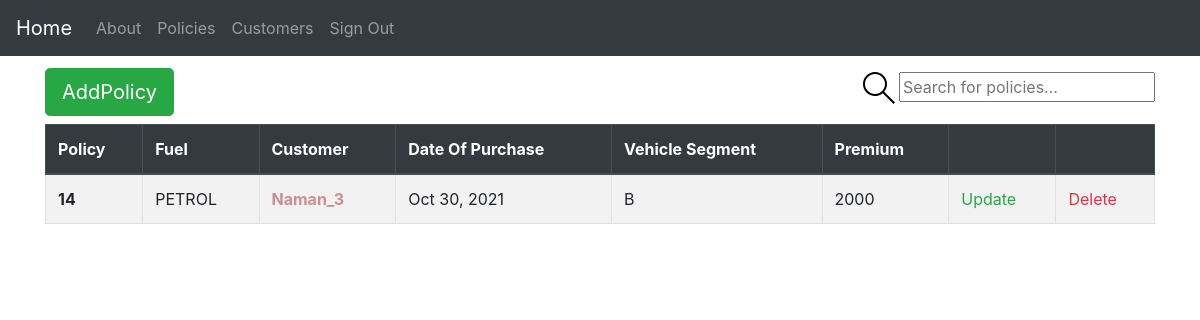
Before: /policies/ (signed in) with the older database file.
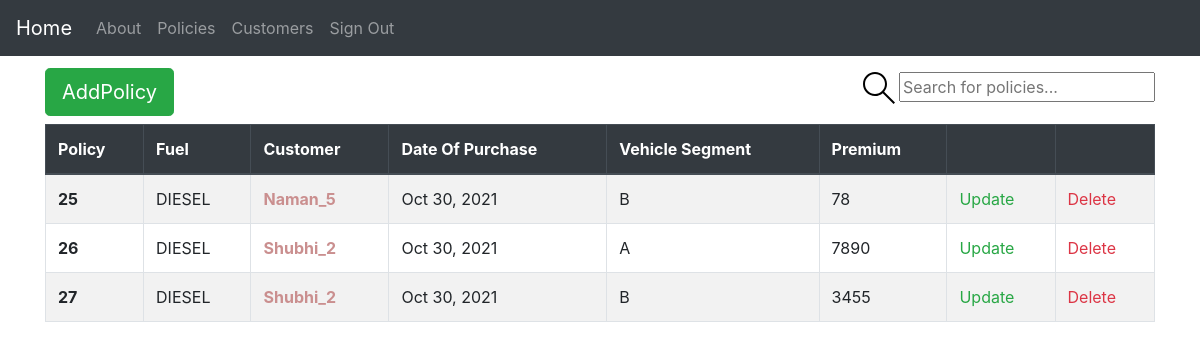
After: the same page with the newer database file.
### insurance/base/models.py (models this page shows, shortened)
class BaseModel(models.Model):
    created_at = models.DateTimeField(auto_now_add=True)
    updated_at = models.DateTimeField(auto_now=True)
    class Meta:
        abstract = True

class Policy(BaseModel):
    FUEL_CHOICES = (
        ("CNG", "cng"),
        ("DIESEL", "diesel"),
        ("PETROL", "petrol"),
    )
    VEHICLE_SEGMENT = (
        ("A", "A"),
        ("B", "B"),
        ("C", "C"),
    )
    fuel = models.CharField(max_length=50, choices=FUEL_CHOICES)
    customer = models.ForeignKey(
        Customer, related_name="policies", on_delete=models.CASCADE
    )
    vehicle_segment = models.CharField(max_length=50, choices=VEHICLE_SEGMENT)
    premium = models.IntegerField(
        validators=[MinValueValidator(0), MaxValueValidator(100000)]
    )
    class Meta:
        verbose_name = "Policy"
        verbose_name_plural = "Policies"
        ordering = ("created_at",)

class Customer(BaseModel):
    GENDER_CHOICES = (
        ("Male", "Male"),
        ("Female", "Female"),
        ("Other", "Other"),
    )
    INCOME_CHOICES = (
        ("0-25k", "0-$25k"),
        (">$70", ">$70K"),
        ("$25-$70", "$25-$70K"),
    )
    REGION_CHOICES = (
        ("east", "east"),
        ("west", "west"),
        ("south", "south"),
        ("north", "north"),
    )
    name = models.CharField(max_length=50)
    gender = models.CharField(max_length=50, choices=GENDER_CHOICES)
    income_group = models.CharField(max_length=50, choices=INCOME_CHOICES)
    region = models.CharField(max_length=50, choices=REGION_CHOICES)
    marital_status = models.BooleanField(default=False)
    class Meta:
        verbose_name = "Customer"
        verbose_name_plural = "Customers"
    def __str__(self):
        return f"{self.name}_{self.id}"

### insurance/base/views.py (the view)
# urls.py: path("policies/", view=policy_view, name="policies"),
@login_required(login_url="account_login")
def policy_view(request):
    order_by = request.GET.get("order_by", "created_at")
    q = request.GET.get("q") if request.GET.get("q") is not None else ""
    policies = Policy.objects.filter(
        Q(id__icontains=q)
        | Q(customer__id__icontains=q)
        | Q(customer__name__icontains=q)
    ).order_by(order_by)
    context = {"policies": policies}
    return render(request, "policy/policies.html", context)

### insurance/utils/context_processors.py (called while the page is built)
def settings_context(_request):
    return {"DEBUG": settings.DEBUG}

### insurance/templates/policy/policies.html (shortened to what this page needs)
{% extends 'base.html' %}
{% block content %}
<div class="header">
  <a href="{% url 'base:createPolicy' %}" class="btn btn-success btn-lg my-2" role="button"
    aria-disabled="true">AddPolicy</a>
  <form class="header__search" method="GET" action="{% url 'base:policies' %}">
    <label>
      <input placeholder="Search for policies..." name="q" />
    </label>
  </form>
</div>
{% include 'policy/policy_table.html' %}
{% endblock content %}

### insurance/templates/policy/policy_table.html (shortened to what this page needs)
<table class="table table-bordered table-striped">
  <thead class="thead-dark">
    <tr>
      <th scope="col"><a href="?order_by=id">Policy</a></th>
      <th scope="col"><a href="?order_by=fuel">Fuel</a></th>
      <th scope="col"><a href="?order_by=customer">Customer</a></th>
      <th scope="col"><a href="?order_by=created_at">Date Of Purchase</a></th>
      <th scope="col"><a href="?order_by=vehicle_segment">Vehicle Segment</a></th>
      <th scope="col"><a href="?order_by=premium">Premium</a></th>
      <th scope="col"></th>
      <th scope="col"></th>
    </tr>
  </thead>
  <tbody>
    {% for policy in policies %}
    <tr>
      <th scope="row">{{ policy.id }}</th>
      <td>{{policy.fuel}}</td>
      <td class="font-weight-bold">
        <a href="{% url 'base:customerDetail' policy.customer.id %}">
          {{policy.customer}}
        </a>
      </td>
      <td>{{policy.created_at | date:"M d, Y" }}</td>
      <td>{{policy.vehicle_segment}}</td>
      <td>{{policy.premium}}</td>
      <td>
        <a href="{% url 'base:updatePolicy' policy.id %}" class="text-success">Update</a>
      </td>
      <td>
        <a href="{% url 'base:deletePolicy' policy.id %}" class="text-danger">Delete</a>
      </td>
    </tr>
    {% endfor %}
  </tbody>
</table>

Changed rows visible on the page:
removed Policy: id "14", fuel "PETROL", customer "Naman_3", created_at "Oct 30, 2021", vehicle_segment "B", premium "2000"
added Policy: id "25", fuel "DIESEL", customer "Naman_5", created_at "Oct 30, 2021", vehicle_segment "B", premium "78"
added Policy: id "26", fuel "DIESEL", customer "Shubhi_2", created_at "Oct 30, 2021", vehicle_segment "A", premium "7890"
added Policy: id "27", fuel "DIESEL", customer "Shubhi_2", created_at "Oct 30, 2021", vehicle_segment "B", premium "3455"
